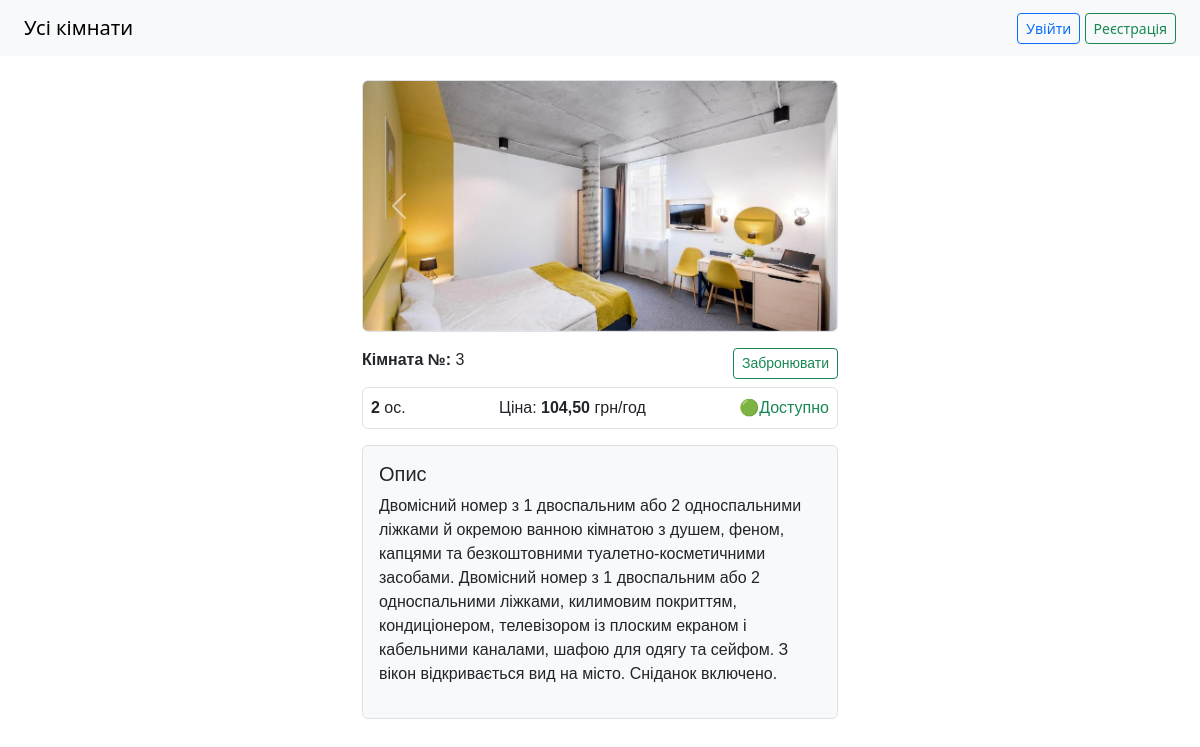
Page /room/3/ on the committed database.
### booking/models.py (models this page shows, shortened)
class RoomImage(models.Model):
    room = models.ForeignKey(Room, on_delete = models.CASCADE, related_name = 'images')
    image = models.ImageField(upload_to = 'room_images/')
    class Meta:
        verbose_name = "Фото кімнати"
        verbose_name_plural = "Фото кімнат"

class Room(models.Model):
    number = models.PositiveIntegerField(unique = True)
    description = models.TextField(blank = True)
    capacity = models.PositiveIntegerField()
    price_per_hour = models.DecimalField(max_digits = 6, decimal_places = 2)
    is_active = models.BooleanField(default=True)
    class Meta:
        verbose_name = "Кімната"
        verbose_name_plural = "Кімнати"

### booking/views.py (the view)
# urls.py: path('room/<int:pk>/', views.room, name='room'),
def room(request: HttpRequest, pk):
    room = get_object_or_404(Room, pk=pk)
    images = room.images.all()
    return render(request, 'booking/room.html', {
        'room': room,
        'images': images
    })

### booking/templates/booking/room.html (shortened to what this page needs)
{% extends 'base.html' %}
{% block content %}
<div class="container mt-4" style="max-width: 500px; margin: auto; font-family: sans-serif;">
  <div class="mb-3 border rounded overflow-hidden">
    {% if room.images.all %}
    <div id="carouselRoom{{ room.id }}" class="carousel slide" data-bs-ride="carousel">
      <div class="carousel-inner">
        {% for image in room.images.all %}
        <div class="carousel-item {% if forloop.first %}active{% endif %}">
          <img src="{{ image.image.url }}" class="d-block w-100" style="height: 250px; object-fit: cover;" alt="Фото кімнати">
        </div>
        {% endfor %}
      </div>
      {% if room.images.count > 1 %}
      <button class="carousel-control-prev" type="button" data-bs-target="#carouselRoom{{ room.id }}" data-bs-slide="prev">
        <span class="carousel-control-prev-icon"></span>
      </button>
      <button class="carousel-control-next" type="button" data-bs-target="#carouselRoom{{ room.id }}" data-bs-slide="next">
        <span class="carousel-control-next-icon"></span>
      </button>
      {% endif %}
    </div>
    {% else %}
    <div class="d-flex align-items-center justify-content-center" style="height: 250px; background-color: #f0f0f0;">
      <span class="text-muted">Фото відсутнє</span>
    </div>
    {% endif %}
  </div>
  <div class="d-flex justify-content-between mb-2">
    <div>
      <strong>Кімната №:</strong> {{ room.number }}
    </div>
    <div>
      <a href="{% url 'book_room' room.pk %}" class="btn btn-outline-success btn-sm">Забронювати</a>
    </div>
  </div>
  <div class="d-flex justify-content-between border p-2 rounded mb-3">
    <div><strong>{{ room.capacity }}</strong> ос.</div>
    <div>Ціна: <strong>{{ room.price_per_hour }}</strong> грн/год</div>
    <div>
      {% if room.is_active %}
        <span class="text-success">🟢Доступно</span>
      {% else %}
        <span class="text-danger">🔴Недоступно</span>
      {% endif %}
    </div>
  </div>
  <div class="border rounded p-3 bg-light">
    <h5 class="mb-2">Опис</h5>
    <p>{{ room.description|default:"Без опису" }}</p>
  </div>
</div>
{% endblock %}

### rows in the picture
RoomImage: image (picture)
Room: number "3", capacity "2", price_per_hour "104,50", description "Двомісний номер з 1 двоспальним або 2 односпальними ліжками й окремою ванною кімнатою з душем, феном, капцями та безкоштовними туалетно-косметичними засобами. Двомісний номер з 1 двоспальним або 2 односпальними ліжками, килимовим покриттям, кондиціонером, телевізором із плоским екраном і кабельними каналами, шафою для одягу та сейфом. З вікон відкривається вид на місто. Сніданок включено."
